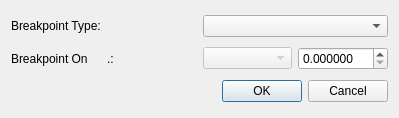
<?xml version="1.0" encoding="UTF-8"?>
<ui version="4.0">
 <class>dialogBreakpoint</class>
 <widget class="QDialog" name="dialogBreakpoint">
  <property name="windowModality">
   <enum>Qt::ApplicationModal</enum>
  </property>
  <property name="geometry">
   <rect>
    <x>0</x>
    <y>0</y>
    <width>399</width>
    <height>118</height>
   </rect>
  </property>
  <property name="sizePolicy">
   <sizepolicy hsizetype="Preferred" vsizetype="Minimum">
    <horstretch>0</horstretch>
    <verstretch>0</verstretch>
   </sizepolicy>
  </property>
  <property name="windowTitle">
   <string>Insert Breakpoint</string>
  </property>
  <property name="windowIcon">
   <iconset resource="simpleGUI_resources.qrc">
    <normaloff>:/resources/icons/genesysico.gif</normaloff>:/resources/icons/genesysico.gif</iconset>
  </property>
  <property name="modal">
   <bool>true</bool>
  </property>
  <layout class="QVBoxLayout" name="verticalLayout">
   <item>
    <layout class="QHBoxLayout" name="horizontalLayout">
     <item>
      <widget class="QLabel" name="label">
       <property name="text">
        <string>Breakpoint Type: </string>
       </property>
      </widget>
     </item>
     <item>
      <widget class="QComboBox" name="comboBox_Type"/>
     </item>
    </layout>
   </item>
   <item>
    <layout class="QHBoxLayout" name="horizontalLayout_2">
     <item>
      <widget class="QLabel" name="label_2">
       <property name="text">
        <string>Breakpoint On  </string>
       </property>
      </widget>
     </item>
     <item>
      <widget class="QLabel" name="label_Type">
       <property name="text">
        <string>.:</string>
       </property>
      </widget>
     </item>
     <item>
      <widget class="QComboBox" name="comboBox_On">
       <property name="enabled">
        <bool>false</bool>
       </property>
      </widget>
     </item>
     <item>
      <widget class="QDoubleSpinBox" name="doubleSpinBox_OnTme">
       <property name="decimals">
        <number>6</number>
       </property>
      </widget>
     </item>
    </layout>
   </item>
   <item>
    <layout class="QHBoxLayout" name="horizontalLayout_3">
     <item>
      <spacer name="horizontalSpacer">
       <property name="orientation">
        <enum>Qt::Horizontal</enum>
       </property>
       <property name="sizeHint" stdset="0">
        <size>
         <width>40</width>
         <height>20</height>
        </size>
       </property>
      </spacer>
     </item>
     <item>
      <widget class="QDialogButtonBox" name="buttonBox">
       <property name="orientation">
        <enum>Qt::Horizontal</enum>
       </property>
       <property name="standardButtons">
        <set>QDialogButtonBox::Cancel|QDialogButtonBox::Ok</set>
       </property>
      </widget>
     </item>
    </layout>
   </item>
  </layout>
 </widget>
 <resources>
  <include location="simpleGUI_resources.qrc"/>
 </resources>
 <connections>
  <connection>
   <sender>buttonBox</sender>
   <signal>accepted()</signal>
   <receiver>dialogBreakpoint</receiver>
   <slot>accept()</slot>
   <hints>
    <hint type="sourcelabel">
     <x>248</x>
     <y>254</y>
    </hint>
    <hint type="destinationlabel">
     <x>157</x>
     <y>274</y>
    </hint>
   </hints>
  </connection>
  <connection>
   <sender>buttonBox</sender>
   <signal>rejected()</signal>
   <receiver>dialogBreakpoint</receiver>
   <slot>reject()</slot>
   <hints>
    <hint type="sourcelabel">
     <x>316</x>
     <y>260</y>
    </hint>
    <hint type="destinationlabel">
     <x>286</x>
     <y>274</y>
    </hint>
   </hints>
  </connection>
 </connections>
</ui>
